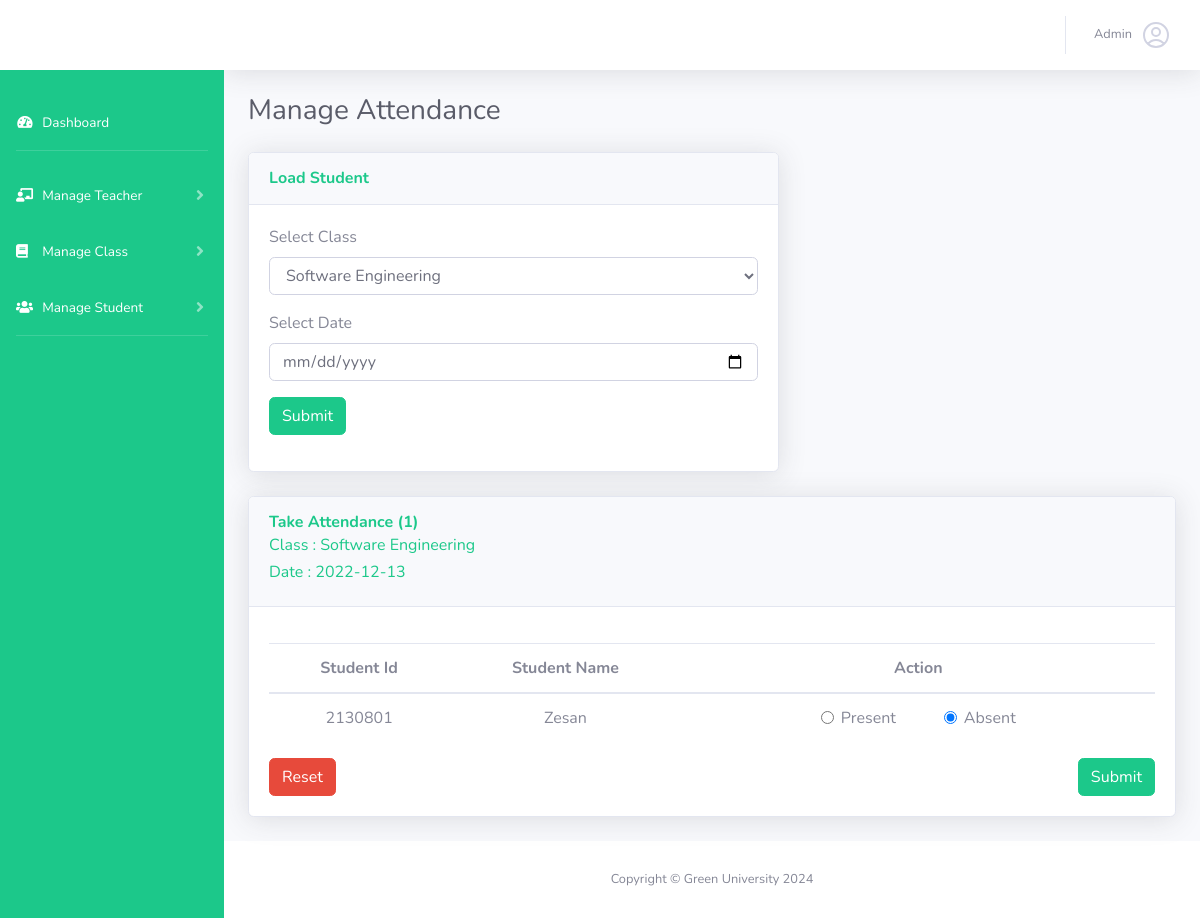
The page /take-attandence.php?class_id=7&batch_id=2018&date=2022-12-13 (signed in) on the database its author committed.
### tables this page shows
CREATE TABLE `class` (
  `class_id` int(11) NOT NULL,
  `class_name` varchar(255) NOT NULL,
  `class_description` longtext NOT NULL
);

CREATE TABLE `student` (
  `s_id` int(11) NOT NULL,
  `s_name` varchar(255) DEFAULT NULL,
  `s_email` varchar(255) DEFAULT NULL,
  `s_father` varchar(255) DEFAULT NULL,
  `s_mother` varchar(255) DEFAULT NULL,
  `batch_id` int(11) DEFAULT NULL,
  `phone` varchar(255) DEFAULT NULL,
  `s_password` varchar(255) DEFAULT NULL
);

CREATE TABLE `present` (
  `p_id` int(11) NOT NULL,
  `present` varchar(255) DEFAULT NULL,
  `batch_id` int(11) DEFAULT NULL,
  `class_id` int(11) DEFAULT NULL,
  `p_date` date DEFAULT NULL
);

### main.php (called while the page is built, shortened)
<?php
    class Main{
        protected $host = "localhost";
        protected $user = "root";
        protected $pass = "";
        protected $db = "attendance_green";
        protected $con;
        public function __construct(){
            if(!isset($this->con)){
                $this->con = new mysqli($this->host,$this->user,$this->pass,$this->db);
            }
            return $this->con;
        }
        public function viewClass(){
            $this->sql = "SELECT * FROM `class`";
            $this->result = $this->con->query($this->sql);
            if($this->result == true){
                return $this->result;
            }else{
                return false;
            }
        }
        public function findStudentByCourse($course_id) {
            $this->sql = "SELECT s.* FROM student s
            JOIN student_course sc ON s.s_id = sc.student_id
            WHERE sc.course_id = '$course_id'";
            $this->result = $this->con->query($this->sql);
            if($this->result == true){
                return $this->result;
            }else{
                return false;
            }
        }
        public function checkPresent($date,$class_id){
            $this->sql = "SELECT * FROM `present` WHERE p_date = '$date' AND class_id = '$class_id'";
            $this->result = $this->con->query($this->sql);
            if($this->result == true){
                return $this->result;
            }else{
                return false;
            }
        }
    }
?>

### take-attandence.php (the view, shortened to what this page needs)
<?php
   include("header.php");
   include("main.php");
   $obj = new Main();
   $class = $obj->viewClass();
   $class_2 = $obj->viewClass();
   $shuter = false;
   if(isset($_GET['class_id']) && isset($_GET['date'])){
      $class_id = $_GET['class_id'];
      $date = $_GET["date"];
      $find = $obj->findStudentByCourse($class_id);
      $hasPresent = $obj->checkPresent($date,$class_id);
      $shuter = true;
   }
   ?>
<div class="container-fluid">
    <h1 class="h3 mb-4 text-gray-800">Manage Attendance</h1>
    <div class="row">
        <div class="col-md-7">
            <div class="card shadow mb-4">
                <div class="card-header py-3">
                    <h6 class="m-0 font-weight-bold text-primary">Load Student</h6>
                </div>
                <div class="card-body">
                    <form action="#" method="GET">
                        <div class="form-group">
                            <label for="batch">Select Class</label>
                            <select name="class_id" class="form-control" id="batch" required>
                                <?php
                           if($class->num_rows>0){
                               while($cal = $class->fetch_object()){
                                   ?>
                                <option value="<?php echo $cal->class_id; ?>"><?php echo $cal->class_name; ?></option>
                                <?php
                           }
                           }
                           ?>
                            </select>
                        </div>
                        <div class="form-grouo mb-3">
                            <label for="">Select Date</label>
                            <input name="date" type="date" class="form-control" required />
                        </div>
                        <div class="form-group">
                            <input type="submit" class="btn btn-success" />
                        </div>
                    </form>
                </div>
            </div>
        </div>
    </div>
    <?php
      if($shuter == true){
          ?>
    <div class="row">
        <div class="col-md-12">
            <div class="card shadow mb-4">
                <div class="card-header py-3 text-primary">
                    <h6 class="m-0 font-weight-bold">Take Attendance (<?php echo $find->num_rows; ?>) </h6>
                    <h6 class="mt-1">
                        Class :
                        <?php
                            if($class_2->num_rows > 0){
                                while($call = $class_2->fetch_object()){
                                    if($call->class_id == $class_id){
                                        echo $call->class_name;
                                    }
                                }
                            }
                        ?>
                    </h6>
                    <h6>Date : <?php echo $date; ?></h6>
                </div>
                <div class="card-body">
                    <form action="present.php" method="post">
                        <div class="table-responsive">
                            <table class="table text-center">
                                <thead>
                                    <tr>
                                        <th>Student Id</th>
                                        <th>Student Name</th>
                                        <th>Action</th>
                                    </tr>
                                </thead>
                                <tbody>
                                    <?php
                              if($hasPresent->num_rows > 0){
                                  while($pv = $hasPresent->fetch_object()){
                                      $presntString = $pv->present;
                                  }
                                  $presentArr = explode(",",$presntString);
                                  if($find->num_rows>0){
                                      $c = 1;
                                      while($row = $find->fetch_object()){
                                          ?>
                                    <tr>
                                        <td>
                                            <?php echo $row->s_id; ?>
                                        </td>
                                        <td>
                                            <?php echo $row->s_name; ?>
                                        </td>
                                        <td>
                                            <div class="d-flex justify-content-center">
                                                <div class="form-check mx-4">
                                                    <input class="form-check-input" type="radio" name="<?php echo $c;?>"
                                                        value="<?php echo $row->s_id;?>" id="<?php echo $row->s_id;?>"
                                                        <?php if(in_array($row->s_id,$presentArr)){echo "checked";} ?> />
                                                    <label class="form-check-label" for="<?php echo $row->s_id;?>">
                                                        Present
                                                    </label>
                                                </div>
                                                <div class="form-check mx-4">
                                                    <input class="form-check-input" type="radio" name="<?php echo $c;?>"
                                                        id="<?php echo $row->s_id."a";?>" value="absent"
                                                        <?php if(!in_array($row->s_id,$presentArr)){echo "checked";} ?> />
                                                    <label class="form-check-label" for="<?php echo $row->s_id."a";?>">
                                                        Absent
                                                    </label>
                                                </div>
                                            </div>
                                        </td>
                                    </tr>
                                    <?php
                              $c++;
                              }
                              }
                              }
                              ?>
                                </tbody>
                            </table>
                            <div class="d-flex justify-content-between">
                                <button type="reset" class="btn btn-danger">Reset</button>
                                <button type="submit" class="btn btn-primary">Submit</button>
                            </div>
                        </div>
                    </form>
                </div>
            </div>
        </div>
    </div>
    <?php
      }
      ?>
</div>
<?php
   include("footer.php");
?>

### rows shown on the page
class: class_name "Software Engineering"
student: s_id "2130801", s_name "Zesan"
present: present "☐ Present", present "☑ Absent"

### other values the page prints
$_SESSION['user_name'] "Admin"
$find->num_rows "1"
$date "2022-12-13"
form field class_id "Software Engineering"
